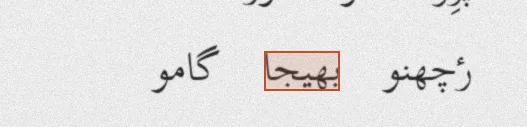
#> input picture public/samples/2c/2c040a0cf47c6d13e53d2b99.webp, 527 x 127 px
$ python -i kashmiri_segmenter.py   (imports and definitions only)
#> lines starting #> are read from the running program, lines starting #| are printed output that depends on the picture; after the words box and inside, x2 and y2 are one past the last pixel; in counts of white or black regions, pixels touching at a corner belong together
"""Scale-invariant, Kashmiri-aware line / PAW / word segmenter (Noori Nastaleeq and Naskh).

This is the segmenter supplied by the project owner. Changes (marked "FIX (v1.1)" in the code):
stroke width is measured on the stroke ridge (it came out ~2x too small), the line pitch is
estimated by autocorrelation so rows of vowel signs are not taken for lines, plus a guard for
blank pages and a `segment_page()` wrapper. To swap in a new
segmentation method later, keep `segment_page()`'s return shape (see make_samples.py) and
everything downstream (crops, manifest, the review app) keeps working.

Every threshold is a multiple of the page's own stroke width (SW) and line height (LH), so the
same code works on 72 DPI screenshots and 600 DPI archival scans.
"""
import unicodedata
import numpy as np
import cv2
from scipy.interpolate import make_interp_spline
from scipy.signal import find_peaks


def nfc(text: str) -> str:
    """Enforce canonical Unicode NFC normalization for Kashmiri codepoints."""
    return unicodedata.normalize("NFC", text)


# ==============================================================================
# 1. INTRINSIC SCALE CALIBRATION (STROKE WIDTH 'SW' & LINE HEIGHT 'LH')
# ==============================================================================
def estimate_page_scale_and_ink(gray_img: np.ndarray, col_x_frac=(0.67, 0.96)):
    H, W = gray_img.shape
    x0_col, x1_col = int(W * col_x_frac[0]), int(W * col_x_frac[1])

    k_init = int(max(31, (min(H, W) // 12) | 1))
    bg_init = cv2.GaussianBlur(gray_img, (k_init, k_init), 0).astype(np.float32)
    norm_init = np.clip((gray_img.astype(np.float32) / (bg_init + 1e-5)) * 255.0, 0, 255).astype(np.uint8)
    ink_init = 255 - norm_init

    col_ink = ink_init[:, x0_col:x1_col]
    otsu_val, _ = cv2.threshold(col_ink, 0, 255, cv2.THRESH_BINARY + cv2.THRESH_OTSU)
    ink_thresh_val = max(28, int(0.65 * otsu_val))
    rough_bin = (col_ink > ink_thresh_val).astype(np.uint8)

    dist = cv2.distanceTransform(rough_bin, cv2.DIST_L2, 3)
    # FIX (v1.1): the median over ALL ink pixels is ~1/4 of the stroke width (edge pixels dominate),
    # which made SW, and every threshold built on it, about half as large as intended. Measure the
    # radius on the stroke's ridge instead: pixels that are a local maximum of the distance map.
    ridge = (dist >= cv2.dilate(dist, np.ones((3, 3), np.uint8))) & (dist > 0.5)
    ink_radii = dist[ridge]
    median_radius = float(np.median(ink_radii)) if len(ink_radii) > 0 else 1.2
    SW = max(2.0, 2.0 * median_radius)

    k_bg = int(max(31, int(round(22 * SW)) | 1))
    blur_bg = cv2.GaussianBlur(gray_img, (k_bg, k_bg), 0).astype(np.float32)
    norm_page = np.clip((gray_img.astype(np.float32) / (blur_bg + 1e-5)) * 255.0, 0, 255).astype(np.uint8)
    ink_darkness = 255 - norm_page

    binary_ink = (ink_darkness > ink_thresh_val).astype(np.uint8)
    border_margin = max(10, int(0.018 * H))
    binary_ink[:border_margin, :] = 0
    binary_ink[H - border_margin:, :] = 0

    row_prof = binary_ink[:, x0_col:x1_col].sum(axis=1).astype(np.float32)
    smooth_k = int(max(5, int(round(5 * SW)) | 1))
    smooth_prof = cv2.GaussianBlur(row_prof.reshape(-1, 1), (1, smooth_k), 0).ravel()

    min_peak_dist = max(14, int(round(7.5 * SW)))
    # FIX (v1.1): Kashmiri vowel signs and dots form their own rows of ink above/below the kursi, and
    # each became a "line". Estimate the line pitch first from the profile's autocorrelation and
    # never accept two line centres closer than 0.6 of it.
    prof0 = smooth_prof - smooth_prof.mean()
    ac = np.correlate(prof0, prof0, mode="full")[len(prof0) - 1:]
    if ac[0] > 0:
        ac = ac / ac[0]
        lo = max(min_peak_dist, 4)
        ac_peaks, _ = find_peaks(ac[lo:len(ac) // 2], height=0.15)
        if len(ac_peaks):
            min_peak_dist = max(min_peak_dist, int(0.6 * (ac_peaks[0] + lo)))
    peaks, _ = find_peaks(smooth_prof, height=max(4.0, 2.5 * SW), distance=min_peak_dist)

    if len(peaks) >= 2:
        diffs = np.diff(peaks)
        single_line_diffs = diffs[diffs < 2.2 * np.median(diffs)]
        LH = float(np.median(single_line_diffs)) if len(single_line_diffs) > 0 else float(np.median(diffs))
    else:
        LH = 12.0 * SW

    return {
        "SW": SW, "LH": LH, "x_left": x0_col, "x_right": x1_col,
        "norm_page": norm_page, "ink_darkness": ink_darkness, "binary_ink": binary_ink,
        "peaks": peaks, "smooth_prof": smooth_prof,
    }


# ==============================================================================
# 2. SCALE-INVARIANT SPLINE SEPARATOR (BENDS AROUND FLOATING KASHMIRI VOWELS)
# ==============================================================================
def compute_adaptive_spline(binary_ink, y_top, y_bot, x_left, x_right, SW):
    H, W = binary_ink.shape
    col_w = x_right - x_left
    num_ctrl = max(7, min(15, int(round(col_w / max(8.0, 7.5 * SW)))))
    win_half = max(3, int(round(2.5 * SW)))

    xs_ctrl = np.linspace(x_left, x_right, num_ctrl)
    ys_ctrl = []
    for x in xs_ctrl:
        xi0 = max(0, int(round(x)) - win_half)
        xi1 = min(W, int(round(x)) + win_half + 1)
        col_slice = binary_ink[y_top:y_bot + 1, xi0:xi1]
        zero_mask = (col_slice.sum(axis=1) == 0)
        best_len = -1
        best_mid = 0.5 * (y_top + y_bot)
        cur_start = None
        for idx_y, is_free in enumerate(zero_mask):
            if is_free and cur_start is None:
                cur_start = idx_y
            elif not is_free and cur_start is not None:
                run_len = idx_y - cur_start
                if run_len > best_len:
                    best_len = run_len
                    best_mid = y_top + cur_start + 0.5 * run_len
                cur_start = None
        if cur_start is not None:
            run_len = len(zero_mask) - cur_start
            if run_len > best_len:
                best_mid = y_top + cur_start + 0.5 * run_len
        ys_ctrl.append(best_mid)

    num_dense = max(30, int(round(col_w / max(2.0, 1.8 * SW))))
    spl = make_interp_spline(xs_ctrl, np.array(ys_ctrl, dtype=np.float32), k=min(3, len(xs_ctrl) - 1))
    xs_dense = np.linspace(x_left, x_right, num_dense)
    ys_dense = spl(xs_dense)

    max_nudge = max(10, int(round(6.0 * SW)))
    pts = []
    for x_val, y_val in zip(xs_dense, ys_dense):
        ix = min(W - 1, int(round(x_val)))
        iy = np.clip(int(round(y_val)), y_top, y_bot)
        if binary_ink[iy, ix] > 0:
            for dy in range(1, max_nudge + 1):
                if iy - dy >= y_top and binary_ink[iy - dy, ix] == 0:
                    iy -= dy
                    break
                if iy + dy <= y_bot and binary_ink[iy + dy, ix] == 0:
                    iy += dy
                    break
        pts.append([ix, int(iy)])
    return pts


# ==============================================================================
# 3. KASHMIRI NASTALEEQ PAW & WORD SEGMENTER (WITH NON-JOINER & DIACRITIC LOGIC)
# ==============================================================================
def segment_kashmiri_column(calib: dict):
    SW = calib["SW"]
    LH = calib["LH"]
    x_left, x_right = calib["x_left"], calib["x_right"]
    binary_ink = calib["binary_ink"]
    peaks = calib["peaks"]
    smooth_prof = calib["smooth_prof"]
    H, W = binary_ink.shape
    if len(peaks) == 0:  # blank page or column: nothing to segment
        return [], None, None

    sep_bands = [(max(8, int(peaks[0] - 0.55 * LH)), max(12, int(peaks[0] - 0.25 * LH)))]
    for i in range(len(peaks) - 1):
        p_curr, p_next = peaks[i], peaks[i + 1]
        valley_y = p_curr + int(np.argmin(smooth_prof[p_curr:p_next]))
        half_band = max(int(round(1.8 * SW)), int(0.22 * (p_next - p_curr)))
        sep_bands.append((max(0, valley_y - half_band), min(H - 1, valley_y + half_band)))
    sep_bands.append((min(H - 12, int(peaks[-1] + 0.30 * LH)), min(H - 4, int(peaks[-1] + 0.65 * LH))))

    separators = [compute_adaptive_spline(binary_ink, b0, b1, x_left, x_right, SW) for (b0, b1) in sep_bands]

    spline_y_maps = []
    for pts in separators:
        xs_p = np.array([p[0] for p in pts])
        ys_p = np.array([p[1] for p in pts])
        spline_y_maps.append(np.interp(np.arange(W), xs_p, ys_p))

    num_cc, cc_labels, cc_stats, cc_centroids = cv2.connectedComponentsWithStats(binary_ink, connectivity=8)
    min_cc_area = max(2, int(round(0.35 * (SW ** 2))))

    lines_raw_paws = []
    all_inter_paw_gaps = []

    for line_idx in range(len(peaks)):
        y_top_map = spline_y_maps[line_idx]
        y_bot_map = spline_y_maps[line_idx + 1]
        ccs = []
        for uid in range(1, num_cc):
            x, y, w_cc, h_cc, area = cc_stats[uid]
            cx, cy = cc_centroids[uid]
            ix = int(np.clip(round(cx), 0, W - 1))
            if area >= min_cc_area and x_left <= cx <= x_right and y_top_map[ix] <= cy < y_bot_map[ix]:
                ccs.append({
                    "uid": uid, "x0": int(x), "y0": int(y),
                    "x1": int(x + w_cc - 1), "y1": int(y + h_cc - 1),
                    "w": int(w_cc), "h": int(h_cc), "area": int(area),
                    "cx": float(cx), "cy": float(cy),
                })
        if not ccs:
            lines_raw_paws.append([])
            continue

        kursi_y = float(np.average([c["cy"] for c in ccs], weights=[c["area"] for c in ccs]))

        main_bodies, diacritics = [], []
        for c in ccs:
            near_kursi = abs(c["cy"] - kursi_y) <= 2.4 * SW
            is_tall_alef_or_kaf = c["h"] >= 2.6 * SW and near_kursi
            is_wide_ligature = c["w"] >= 2.8 * SW or c["area"] >= 3.8 * (SW ** 2)
            is_kursi_letter = near_kursi and (c["area"] >= 1.6 * (SW ** 2) or c["w"] >= 1.6 * SW)
            if is_wide_ligature or is_tall_alef_or_kaf or is_kursi_letter:
                main_bodies.append({"x0": c["x0"], "y0": c["y0"], "x1": c["x1"], "y1": c["y1"],
                                    "cx": c["cx"], "cy": c["cy"], "uids": [c["uid"]]})
            else:
                diacritics.append(c)

        if not main_bodies:
            main_bodies = [{"x0": c["x0"], "y0": c["y0"], "x1": c["x1"], "y1": c["y1"],
                            "cx": c["cx"], "cy": c["cy"], "uids": [c["uid"]]} for c in ccs]
            diacritics = []

        main_bodies.sort(key=lambda b: -b["x1"])
        merged_paws = []
        for b in main_bodies:
            if not merged_paws:
                merged_paws.append(b)
            else:
                prev = merged_paws[-1]
                overlap_x = min(prev["x1"], b["x1"]) - max(prev["x0"], b["x0"])
                min_w = max(1, min(prev["x1"] - prev["x0"], b["x1"] - b["x0"]))
                if overlap_x >= max(1.2 * SW, 0.45 * min_w):
                    prev["x0"] = min(prev["x0"], b["x0"]); prev["y0"] = min(prev["y0"], b["y0"])
                    prev["x1"] = max(prev["x1"], b["x1"]); prev["y1"] = max(prev["y1"], b["y1"])
                    prev["cx"] = 0.5 * (prev["x0"] + prev["x1"])
                    prev["uids"].extend(b["uids"])
                else:
                    merged_paws.append(b)

        for d in diacritics:
            def paw_dist(p):
                dx = max(0.0, p["x0"] - d["cx"], d["cx"] - p["x1"])
                dy = max(0.0, p["y0"] - d["cy"], d["cy"] - p["y1"])
                center_dx = abs(p["cx"] - d["cx"])
                return 5.0 * dx + 0.35 * dy + 0.25 * center_dx
            best_paw = min(merged_paws, key=paw_dist)
            best_paw["x0"] = min(best_paw["x0"], d["x0"]); best_paw["y0"] = min(best_paw["y0"], d["y0"])
            best_paw["x1"] = max(best_paw["x1"], d["x1"]); best_paw["y1"] = max(best_paw["y1"], d["y1"])
            best_paw["uids"].append(d["uid"])

        pad = max(1, int(round(0.35 * SW)))
        for p in merged_paws:
            p["box"] = [p["x0"] - pad, p["y0"] - pad, p["x1"] + pad, p["y1"] + pad]
            p["w"] = p["x1"] - p["x0"] + 1
            p["h"] = p["y1"] - p["y0"] + 1

        for j in range(len(merged_paws) - 1):
            gap = merged_paws[j]["x0"] - merged_paws[j + 1]["x1"]
            if gap > -2.0 * SW:
                all_inter_paw_gaps.append(gap)
        lines_raw_paws.append(merged_paws)

    word_gap_thresh = max(2.0 * SW, 4.5)
    if len(all_inter_paw_gaps) >= 6:
        pos_gaps = np.array([g for g in all_inter_paw_gaps if g >= 0], dtype=np.float32)
        if len(pos_gaps) >= 4:
            adaptive_t = float(np.percentile(pos_gaps, 62))
            word_gap_thresh = float(np.clip(adaptive_t, 1.7 * SW, 2.8 * SW))

    lines_spec = []
    for line_idx, paws in enumerate(lines_raw_paws):
        words, cur_parts = [], []
        for idx_p, p in enumerate(paws):
            p_entry = {"box": p["box"], "text": "", "uids": p["uids"]}
            if not cur_parts:
                cur_parts.append(p_entry)
                continue
            prev_p = paws[idx_p - 1]
            raw_gap = prev_p["x0"] - p["x1"]
            prev_is_narrow_nonjoiner = (prev_p["w"] <= 3.0 * SW and prev_p["h"] <= 4.8 * SW)
            effective_thresh = word_gap_thresh * (1.28 if prev_is_narrow_nonjoiner else 1.0)
            if raw_gap >= effective_thresh:
                words.append({"text": "", "confidence": 0.95, "alternatives": [], "parts": cur_parts})
                cur_parts = [p_entry]
            else:
                cur_parts.append(p_entry)
        if cur_parts:
            words.append({"text": "", "confidence": 0.95, "alternatives": [], "parts": cur_parts})

        lines_spec.append({
            "line": line_idx + 1,
            "y_band": (sep_bands[line_idx][0], sep_bands[line_idx + 1][1]),
            "separator_above": separators[line_idx],
            "separator_below": separators[line_idx + 1],
            "roman_in_same_row": "",
            "words": words,
        })
    return lines_spec, cc_labels, cc_stats


# [4 lines left out: function word_box, not called in this run]


def segment_page(gray_img: np.ndarray, col_x_frac=(0.67, 0.96)):
    """Calibrate and segment one page. Returns (calib, lines_spec, cc_labels)."""
    calib = estimate_page_scale_and_ink(gray_img, col_x_frac)
    lines, cc_labels, _ = segment_kashmiri_column(calib)
    return calib, lines, cc_labels

>>> import cv2
>>> picture = cv2.imread('../public/samples/2c/2c040a0cf47c6d13e53d2b99.webp', cv2.IMREAD_GRAYSCALE)
>>> result = segment_page(picture)
#> in estimate_page_scale_and_ink, `bg_init = cv2.GaussianBlur(gray_img, (k_init, k_init), 0).astype(np.fl..`:
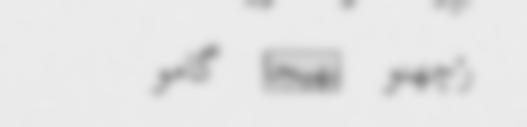
#> bg_init: shape (127, 527) float32; min 134, max 236, mean 228.5
#> in estimate_page_scale_and_ink, `norm_init = np.clip((gray_img.astype(np.float32) / (bg_init + 1e-5)) *..`:
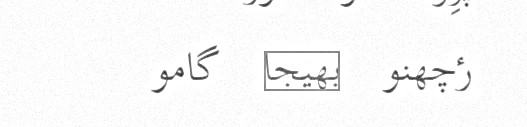
#> norm_init: shape (127, 527); min 37, max 255, mean 248.7
#> in estimate_page_scale_and_ink, `col_ink = ink_init[:, x0_col:x1_col]`:
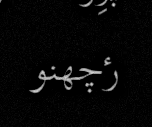
#> col_ink: shape (127, 152); min 0, max 207, mean 6.8
#> in estimate_page_scale_and_ink, `otsu_val, _ = cv2.threshold(col_ink, 0, 255, cv2.THRESH_BINARY + cv2.T..`: otsu_val = 71
#> in estimate_page_scale_and_ink, `ink_thresh_val = max(28, int(0.65 * otsu_val))`: ink_thresh_val = 46
#> in estimate_page_scale_and_ink, `rough_bin = (col_ink > ink_thresh_val).astype(np.uint8)`:
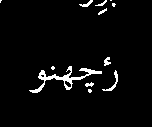
#> rough_bin: shape (127, 152); values 0 (black) and 1 (white), 3.6% white; 12 white regions (5 under 20 px), largest, box (x1, y1, x2, y2) and area: (29, 66, 102, 93) 415, (102, 70, 118, 91) 71, (79, 0, 93, 7) 40
#> in estimate_page_scale_and_ink, `ridge = (dist >= cv2.dilate(dist, np.ones((3, 3), np.uint8))) & (dist ..`:
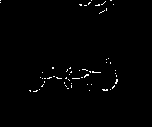
#> ridge: shape (127, 152) bool; 0.96% white in thin lines or dots, all inside (x1, y1, x2, y2) = (0, 0, 118, 92)
#> in estimate_page_scale_and_ink, `ink_radii = dist[ridge]`: ink_radii = 185 values, max 2.87 at index 102, min 0.955 at index 2, mean 1.49
#> in estimate_page_scale_and_ink, `median_radius = float(np.median(ink_radii)) if len(ink_radii) > 0 else..`: median_radius = 1.37
#> in estimate_page_scale_and_ink, `SW = max(2.0, 2.0 * median_radius)`: SW = 2.74
#> in estimate_page_scale_and_ink, `k_bg = int(max(31, int(round(22 * SW)) | 1))`: k_bg = 61
#> in estimate_page_scale_and_ink, `binary_ink[:border_margin, :] = 0`:
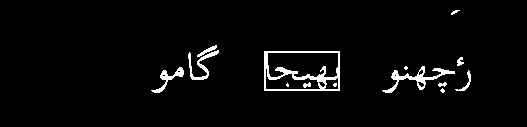
#> binary_ink: shape (127, 527); values 0 (black) and 1 (white), 3.2% white; 14 white regions (4 under 20 px), largest, box (x1, y1, x2, y2) and area: (264, 51, 340, 91) 908, (382, 66, 455, 93) 454, (188, 50, 219, 80) 246
#> in estimate_page_scale_and_ink, `row_prof = binary_ink[:, x0_col:x1_col].sum(axis=1).astype(np.float32)`: row_prof = 127 values, max 50 at index 77, min 0 at index 0, mean 5.08
#> in estimate_page_scale_and_ink, `smooth_k = int(max(5, int(round(5 * SW)) | 1))`: smooth_k = 15
#> in estimate_page_scale_and_ink, `smooth_prof = cv2.GaussianBlur(row_prof.reshape(-1, 1), (1, smooth_k),..`: smooth_prof = 127 values, max 33.28 at index 77, min 0 at index 0, mean 5.08
#> in estimate_page_scale_and_ink, `min_peak_dist = max(14, int(round(7.5 * SW)))`: min_peak_dist = 21
#> in estimate_page_scale_and_ink, `prof0 = smooth_prof - smooth_prof.mean()`: prof0 = 127 values, max 28.2 at index 77, min -5.08 at index 0, mean 1.5e-07
#> in estimate_page_scale_and_ink, `ac = np.correlate(prof0, prof0, mode="full")[len(prof0) - 1:]`: ac = 127 values, max 10176.9 at index 0, min -3816.3 at index 36, mean 40.07
#> in estimate_page_scale_and_ink, `ac = ac / ac[0]`: ac = 127 values, max 1 at index 0, min -0.375 at index 36, mean 0.00394
#> in estimate_page_scale_and_ink, `lo = max(min_peak_dist, 4)`: lo = 21
#> in estimate_page_scale_and_ink, `ac_peaks, _ = find_peaks(ac[lo:len(ac) // 2], height=0.15)`: ac_peaks = empty array
#> in estimate_page_scale_and_ink, `peaks, _ = find_peaks(smooth_prof, height=max(4.0, 2.5 * SW), distance..`: peaks = [77]
#> in estimate_page_scale_and_ink, `LH = 12.0 * SW`: LH = 32.86
#> in segment_page, `calib = estimate_page_scale_and_ink(gray_img, col_x_frac)`: calib = 9 items
#> in segment_kashmiri_column, `SW = calib["SW"]`: SW = 2.74
#> in segment_kashmiri_column, `LH = calib["LH"]`: LH = 32.86
#> in segment_kashmiri_column, `x_left, x_right = calib["x_left"], calib["x_right"]`: x_left = 353; x_right = 505
#> in segment_kashmiri_column, `peaks = calib["peaks"]`: peaks = [77]
#> in segment_kashmiri_column, `sep_bands = [(max(8, int(peaks[0] - 0.55 * LH)), max(12, int(peaks[0] ..`: sep_bands = [(58, 68)]
#> in compute_adaptive_spline, `col_w = x_right - x_left`: col_w = 152
#> in compute_adaptive_spline, `num_ctrl = max(7, min(15, int(round(col_w / max(8.0, 7.5 * SW)))))`: num_ctrl = 7
#> the loop in compute_adaptive_spline, `for x in xs_ctrl:` made 7 passes
#> (xi0, xi1, run_len) on passes 1, 2, 5, 6, 7: (346, 361, 11), (371, 386, 11), (447, 462, 3), (473, 488, 11), (498, 513, 11)
#> after the loop in compute_adaptive_spline, `for x in xs_ctrl:`: ys_ctrl = [63.5, 63.5, 62, 62, 67.5, 63.5, 63.5]
#> in compute_adaptive_spline, `num_dense = max(30, int(round(col_w / max(2.0, 1.8 * SW))))`: num_dense = 31
#> in compute_adaptive_spline, `ys_dense = spl(xs_dense)`: ys_dense = 31 values, max 67.5 at index 20, min 61.2 at index 13, mean 63.55
#> in compute_adaptive_spline, `max_nudge = max(10, int(round(6.0 * SW)))`: max_nudge = 16
#> the loop in compute_adaptive_spline, `for x_val, y_val in zip(xs_dense, ys_dense):` made 31 passes
#> (x_val, y_val, ix) on passes 1 to 8: (353, 63.5, 353), (358.1, 63.66, 358), (363.1, 63.74, 363), (368.2, 63.73, 368), (373.3, 63.65, 373), (378.3, 63.5, 378), (383.4, 63.29, 383), (388.5, 63.03, 388)
#> after the loop in compute_adaptive_spline, `for x_val, y_val in zip(xs_dense, ys_dense):`: pts = 31 pairs, first value 353 to 505, second value 61 to 68
#> the loop in compute_adaptive_spline (call 2), `for x in xs_ctrl:` made 7 passes
#> (xi0, xi1, run_len) on passes 1 to 7: (346, 361, 13), (371, 386, 6), (397, 412, 13), (422, 437, 9), (447, 462, 8), (473, 488, 13), (498, 513, 13)
#> the loop in compute_adaptive_spline (call 2), `for x_val, y_val in zip(xs_dense, ys_dense):` made 31 passes
#> (x_val, y_val, ix) on passes 1 to 8: (353, 92.5, 353), (358.1, 94.62, 358), (363.1, 95.89, 363), (368.2, 96.45, 368), (373.3, 96.44, 373), (378.3, 96, 378), (383.4, 95.28, 383), (388.5, 94.43, 388)
#> in segment_kashmiri_column, `separators = [compute_adaptive_spline(binary_ink, b0, b1, x_left, x_ri..`: separators = 2 items
#> the loop in segment_kashmiri_column, `for pts in separators:` made 2 passes
#> in segment_kashmiri_column, `num_cc, cc_labels, cc_stats, cc_centroids = cv2.connectedComponentsWit..`:
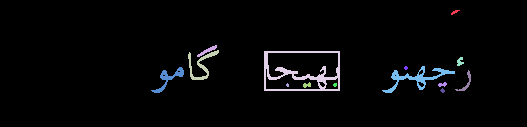
#> cc_labels: shape (127, 527) int32; 15 distinct labels, from 0 to 14; one colour per label, 0 black
#> in segment_kashmiri_column, `num_cc, cc_labels, cc_stats, cc_centroids = cv2.connectedComponentsWit..`: num_cc = 15; cc_stats = 15 rows, first 6: [0, 0, 527, 127, 64790], [451, 10, 9, 5, 21], [197, 45, 20, 12, 71], [188, 50, 31, 30, 246], [264, 51, 76, 40, 908], [457, 57, 7, 9, 40]; cc_centroids = 15 rows, first 8: [261.4, 62.68], [454.4, 11.67], [207, 50.35], [200.8, 65.01], [301.2, 72.51], [459.6, 61.23], [168.3, 78.14], [405.5, 67.5]
#> in segment_kashmiri_column, `min_cc_area = max(2, int(round(0.35 * (SW ** 2))))`: min_cc_area = 3
#> the loop in segment_kashmiri_column, `for line_idx in range(len(peaks)):` made 1 pass
#> (kursi_y, pad) on pass 1: (78.63, 1)
#> after the loop in segment_kashmiri_column, `for line_idx in range(len(peaks)):`: all_inter_paw_gaps = [1]; lines_raw_paws = 1 item; p = 10 items
#> in segment_kashmiri_column, `word_gap_thresh = max(2.0 * SW, 4.5)`: word_gap_thresh = 5.48
#> the loop in segment_kashmiri_column, `for line_idx, paws in enumerate(lines_raw_paws):` made 1 pass
#> line_idx on pass 1: 0
#> after the loop in segment_kashmiri_column, `for line_idx, paws in enumerate(lines_raw_paws):`: lines_spec = 1 item
